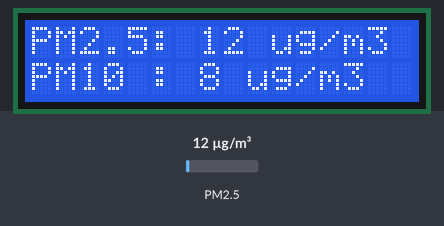
A sketch run on a simulated ESP32. Parts: 16×2 character LCD. The test bench sets the inputs (shaded band); at power-on: PM2.5 12 µg/m³.

Above: at 3.2 s.
3.3 s: PM2.5 set to 6 µg/m³
At 4.6 s:
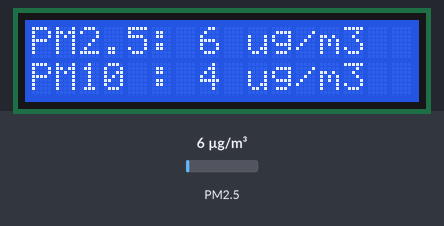
6.0 s: PM2.5 set to 75 µg/m³
At 7.3 s:
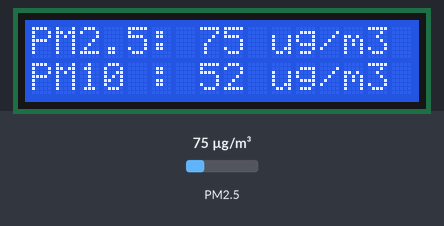
8.7 s: PM2.5 set to 150 µg/m³
At 10.6 s:
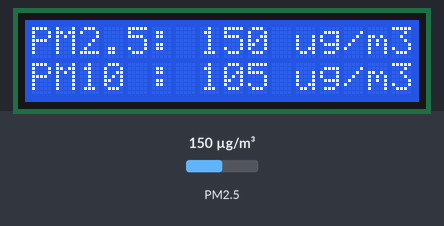
Timing chart, 0 to 12.1 s (numbered marks = the images above; inputs shaded):
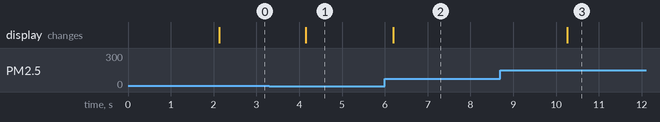

Measured:
- after the input at 3.3 s, the display: changes after 0.86 s (image 1)
- after the input at 6.0 s, the display: changes after 0.19 s (image 2)
- after the input at 8.7 s, the display: changes after 1.6 s (image 3)

The sketch:

pm25_monitor.ino
```cpp
#include <Wire.h>
#include <LiquidCrystal_I2C.h>
#include "Adafruit_PM25AQI.h"
#include <HardwareSerial.h>

// LCD1602 I2C
LiquidCrystal_I2C lcd(0x27, 16, 2);

// PMS5003 on Serial2
HardwareSerial pmSerial(2);
Adafruit_PM25AQI aqi = Adafruit_PM25AQI();

void setup() {
  Serial.begin(115200);
  lcd.begin();
  lcd.backlight();
  lcd.setCursor(0, 0);
  lcd.print("Initializing...");

  // Serial2 for PMS5003
  pmSerial.begin(9600, SERIAL_8N1, 16, 17); // RX=16, TX=17

  if (!aqi.begin_UART(&pmSerial)) {
    lcd.clear();
    lcd.print("Sensor failed");
    while (1) delay(10);
  }

  lcd.clear();
  lcd.print("PM2.5 Monitor");
  delay(2000);
}

void loop() {
  PM25_AQI_Data data;

  if (aqi.read(&data)) {
    lcd.clear();
    lcd.setCursor(0, 0);
    lcd.print("PM2.5: ");
    lcd.print(data.pm25_standard);
    lcd.print(" ug/m3");

    lcd.setCursor(0, 1);
    lcd.print("PM10 : ");
    lcd.print(data.pm10_standard);
    lcd.print(" ug/m3");
  } else {
    lcd.setCursor(0, 0);
    lcd.print("No Data");
  }

  delay(2000); // อ่านทุก 2 วินาที
}
```
